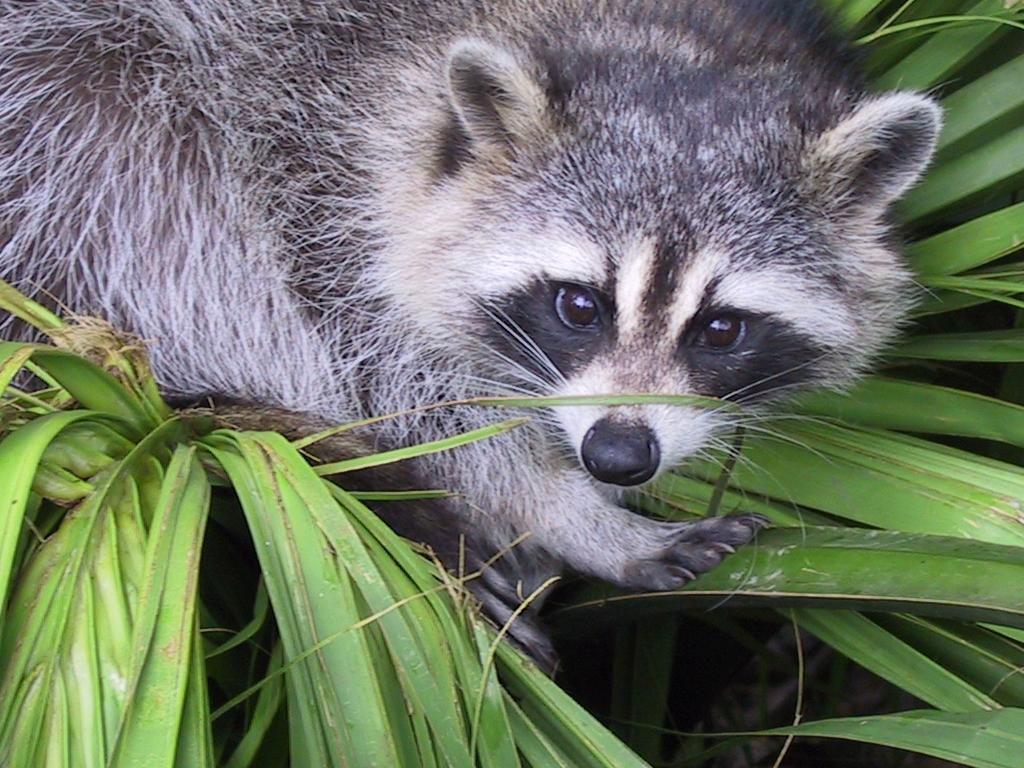
#> input picture python_1/ex04/animal.jpeg, 1024 x 768 px
$ python rotate.py
#> lines starting #> are read from the running program, lines starting #| are printed output that depends on the picture
### python_1/ex02/load_image.py
import numpy as np
from PIL import Image


def ft_load(path: str) -> np.array:
    """ to do """
#> called with path = 'animal.jpeg'

    img = Image.open(path)
#> img is the input picture: PIL image 1024x768 RGB; mean R, G, B 110.7, 117.7, 102.1
    arr = np.array(img)
    print("The shape of the image is: ", arr.shape)
#| The shape of the image is:  (768, 1024, 3)
    return arr

### python_1/ex04/rotate.py
from load_image import ft_load
import matplotlib.pyplot as plt
import numpy as np


def rotate(path: str):

    # 1. load the image
    img_arr = ft_load(path)
    print(img_arr)
#> (printed output is left out)

    # 2. Slice the image
    y1, y2 = 0, 500
    x1, x2 = 400, 900
    zoom_arr = img_arr[y1:y2, x1:x2]
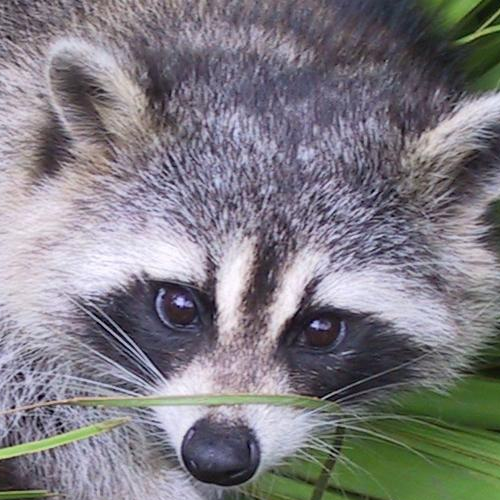
#> zoom_arr: shape (500, 500, 3); mean R, G, B 126.7, 124.1, 130.1
    print("The shape of the image is: ", zoom_arr.shape)
#| The shape of the image is:  (500, 500, 3)

    # 3. rotate the image using custom transpose
    transposed = []
    rows = len(zoom_arr)
#> rows = 500
    cols = len(zoom_arr[0])
#> cols = 500
    for j in range(cols):
        new_row = []
        for i in range(rows):
            new_row.append(zoom_arr[i][j])
        transposed.append(new_row)
#> after the loop, transposed = 500 items

    print(np.array(transposed).shape)
#| (500, 500, 3)

    plt.imshow(transposed)
    plt.show()
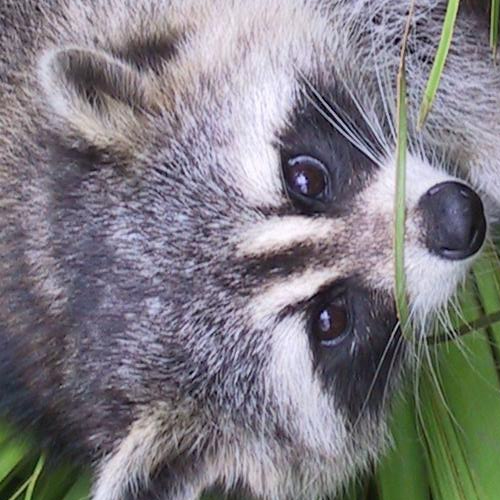
#> shown: shape (500, 500, 3); mean R, G, B 126.7, 124.1, 130.1

    return


if __name__ == "__main__":
    rotate("animal.jpeg")
